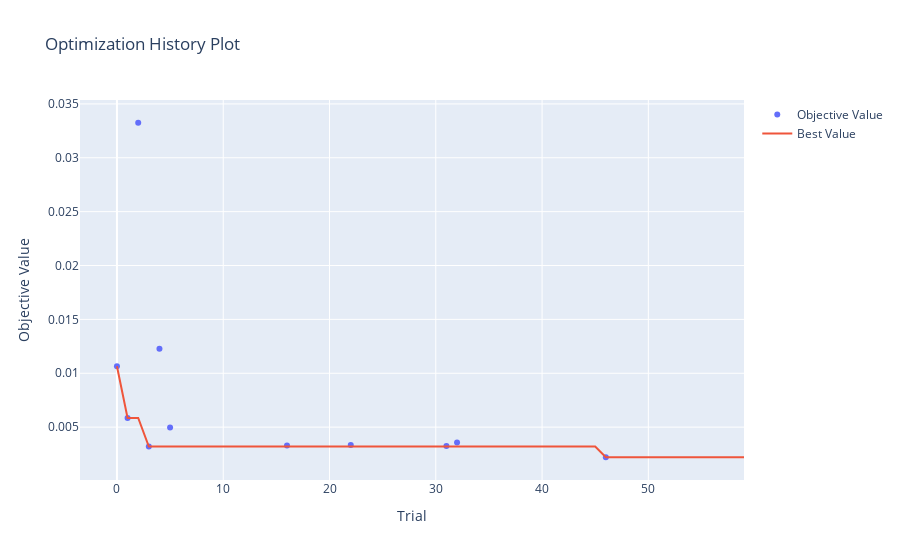

The cell this chart's notebook holds for it:
### Markdown cell above
> Plot optimization history of all trials.

### Code cell
optuna.visualization.plot_optimization_history(study)
